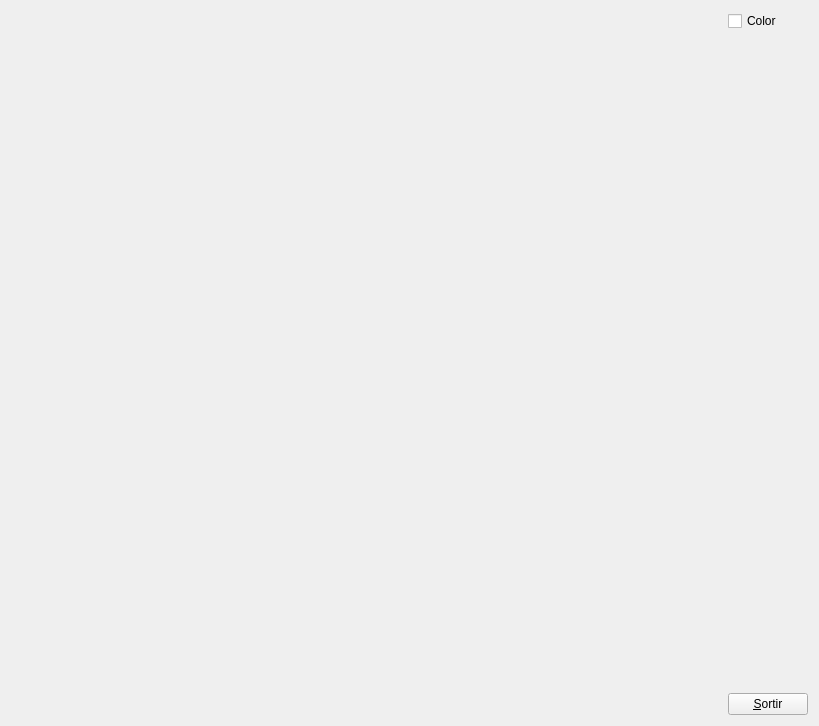
<?xml version="1.0" encoding="UTF-8"?>
<ui version="4.0">
 <class>MyForm</class>
 <widget class="QWidget" name="MyForm">
  <property name="geometry">
   <rect>
    <x>0</x>
    <y>0</y>
    <width>819</width>
    <height>726</height>
   </rect>
  </property>
  <property name="windowTitle">
   <string>Form</string>
  </property>
  <layout class="QHBoxLayout" name="horizontalLayout">
   <item>
    <widget class="MyGLWidget" name="widget" native="true">
     <property name="sizePolicy">
      <sizepolicy hsizetype="Expanding" vsizetype="Expanding">
       <horstretch>0</horstretch>
       <verstretch>0</verstretch>
      </sizepolicy>
     </property>
    </widget>
   </item>
   <item>
    <layout class="QVBoxLayout" name="verticalLayout">
     <item>
      <widget class="QCheckBox" name="checkBox">
       <property name="text">
        <string>Color</string>
       </property>
      </widget>
     </item>
     <item>
      <spacer name="verticalSpacer">
       <property name="orientation">
        <enum>Qt::Vertical</enum>
       </property>
       <property name="sizeHint" stdset="0">
        <size>
         <width>20</width>
         <height>40</height>
        </size>
       </property>
      </spacer>
     </item>
     <item>
      <widget class="QPushButton" name="pushButton">
       <property name="sizePolicy">
        <sizepolicy hsizetype="Fixed" vsizetype="Fixed">
         <horstretch>0</horstretch>
         <verstretch>0</verstretch>
        </sizepolicy>
       </property>
       <property name="text">
        <string>&amp;Sortir</string>
       </property>
      </widget>
     </item>
    </layout>
   </item>
  </layout>
 </widget>
 <customwidgets>
  <customwidget>
   <class>MyGLWidget</class>
   <extends>QWidget</extends>
   <header>MyGLWidget.h</header>
   <container>1</container>
  </customwidget>
 </customwidgets>
 <resources/>
 <connections>
  <connection>
   <sender>pushButton</sender>
   <signal>clicked()</signal>
   <receiver>MyForm</receiver>
   <slot>close()</slot>
   <hints>
    <hint type="sourcelabel">
     <x>808</x>
     <y>715</y>
    </hint>
    <hint type="destinationlabel">
     <x>839</x>
     <y>529</y>
    </hint>
   </hints>
  </connection>
  <connection>
   <sender>checkBox</sender>
   <signal>toggled(bool)</signal>
   <receiver>checkBox</receiver>
   <slot>click()</slot>
   <hints>
    <hint type="sourcelabel">
     <x>765</x>
     <y>26</y>
    </hint>
    <hint type="destinationlabel">
     <x>777</x>
     <y>25</y>
    </hint>
   </hints>
  </connection>
 </connections>
</ui>
